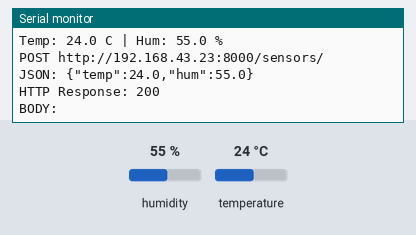
This sketch was run on a simulated ESP8266 (NodeMCU). Parts: the last lines printed to the serial monitor. The test bench sets the inputs (shaded band); at power-on: humidity 55 %, temperature 24 °C. WiFi joins after 1.5 s; servers stay silent unless stated; uploads are accepted with an empty reply.

Above: at 2.8 s.
2.9 s: humidity set to 22 %
At 7.02 s:
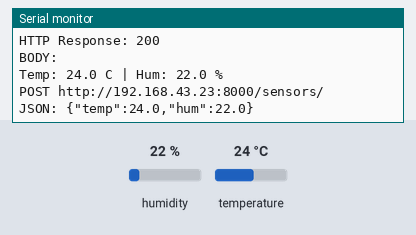
8.7 s: temperature set to 12 °C
At 13.0 s:
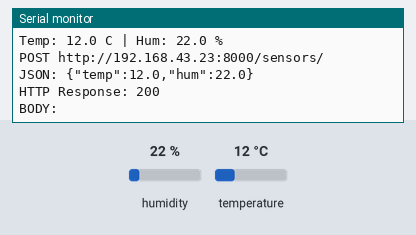
14.5 s: humidity set to 40 %
At 17.9 s:
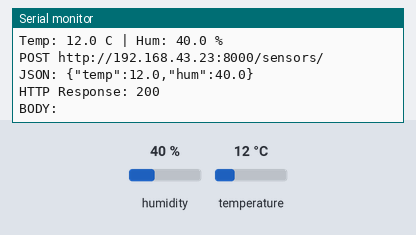
Timing chart, 0 to 19.4 s (numbered marks = the images above; inputs shaded):
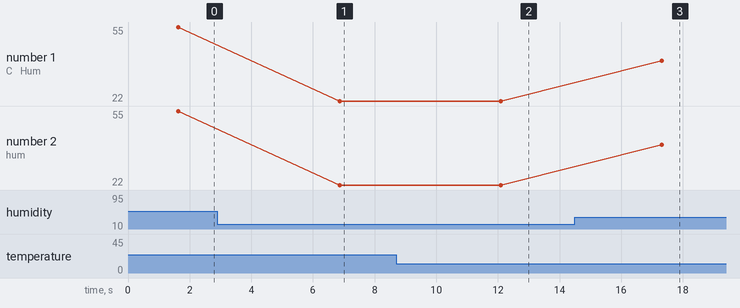

Measured:
- after the input at 2.9 s, the serial monitor: prints a new line after 4.0 s (image 1)
- after the input at 8.7 s, the serial monitor: prints a new line after 3.4 s (image 2)
- after the input at 14.5 s, the serial monitor: prints a new line after 2.8 s (image 3)
- plotted number 1: 55 → 22 after the input at 2.9 s, 22 → 40 after the input at 14.5 s
- plotted number 2: 55 → 22 after the input at 2.9 s, 22 → 40 after the input at 14.5 s

The sketch:

sketch.ino
```cpp
#include <ESP8266WiFi.h>
#include <ESP8266HTTPClient.h>
#include <DHT.h>
#include "secrets.h"

#define DHTPIN D2
#define DHTTYPE DHT11

DHT dht(DHTPIN, DHTTYPE);

const unsigned long WIFI_TIMEOUT_MS = 20000;
const unsigned long SEND_INTERVAL_MS = 5000;

bool connectToWiFi() {
  if (WiFi.status() == WL_CONNECTED) {
    return true;
  }

  Serial.printf("Try to connect to WIFI ...\"%s\"...\n", WIFI_SSID);
  WiFi.mode(WIFI_STA);
  WiFi.begin(WIFI_SSID, WIFI_PASSWORD);

  const unsigned long startTime = millis();
  while (WiFi.status() != WL_CONNECTED &&
         millis() - startTime < WIFI_TIMEOUT_MS) {
    delay(500);
    Serial.print(".");
  }
  Serial.println();

  if (WiFi.status() != WL_CONNECTED) {
    Serial.printf("Cannot connect to WIFI with code: %d\n", WiFi.status());
    return false;
  }

  Serial.println("Wi-Fi Connected.");
  Serial.print("Adresse IP ESP: ");
  Serial.println(WiFi.localIP());
  Serial.print("Gateway: ");
  Serial.println(WiFi.gatewayIP());
  Serial.print("wildmask: ");
  Serial.println(WiFi.subnetMask());
  Serial.printf("Signal Wi-Fi: %d dBm\n", WiFi.RSSI());
  Serial.printf("Remote Server: %s\n", SERVER_URL);
  return true;
}

void setup() {
  Serial.begin(115200);
  delay(100);
  Serial.println();
  Serial.println("Starting ESP capture...");

  dht.begin();
  connectToWiFi();
}

void loop() {
  if (!connectToWiFi()) {
    delay(SEND_INTERVAL_MS);
    return;
  }

  const float temperature = dht.readTemperature();
  const float humidity = dht.readHumidity();

  if (isnan(temperature) || isnan(humidity)) {
    Serial.println("Error DHT11.");
    delay(SEND_INTERVAL_MS);
    return;
  }

  Serial.printf("Temp: %.1f C | Hum: %.1f %%\n",
                temperature, humidity);

  WiFiClient client;
  HTTPClient http;

  if (!http.begin(client, SERVER_URL)) {
    Serial.println("Error HTTP: cannot etablish a connexion.");
    delay(SEND_INTERVAL_MS);
    return;
  }

  http.setTimeout(30000);
  http.addHeader("Content-Type", "application/json");

  String payload = "{\"temp\":";
  payload += String(temperature, 1);
  payload += ",\"hum\":";
  payload += String(humidity, 1);
  payload += "}";

  Serial.printf("POST %s\n", SERVER_URL);
  Serial.printf("JSON: %s\n", payload.c_str());

  const int httpCode = http.POST(payload);
  if (httpCode > 0) {
    Serial.printf("HTTP Response: %d\n", httpCode);
    Serial.printf("BODY: %s\n", http.getString().c_str());
    if (httpCode < 200 || httpCode >= 300) {
      Serial.println("500 Error from the server");
    }
  } else {
    Serial.printf("HTTP Error: %s (code %d)\n",
                  http.errorToString(httpCode).c_str(), httpCode);
  }

  http.end();
  delay(SEND_INTERVAL_MS);
}
```

secrets.example.h
```cpp
#pragma once

const char* const WIFI_SSID = "YOUR_PHONE_HOTSPOT_NAME";
const char* const WIFI_PASSWORD = "YOUR_PHONE_HOTSPOT_PASSWORD";
const char* const SERVER_URL = "http://192.168.43.23:8000/sensors/";
```
